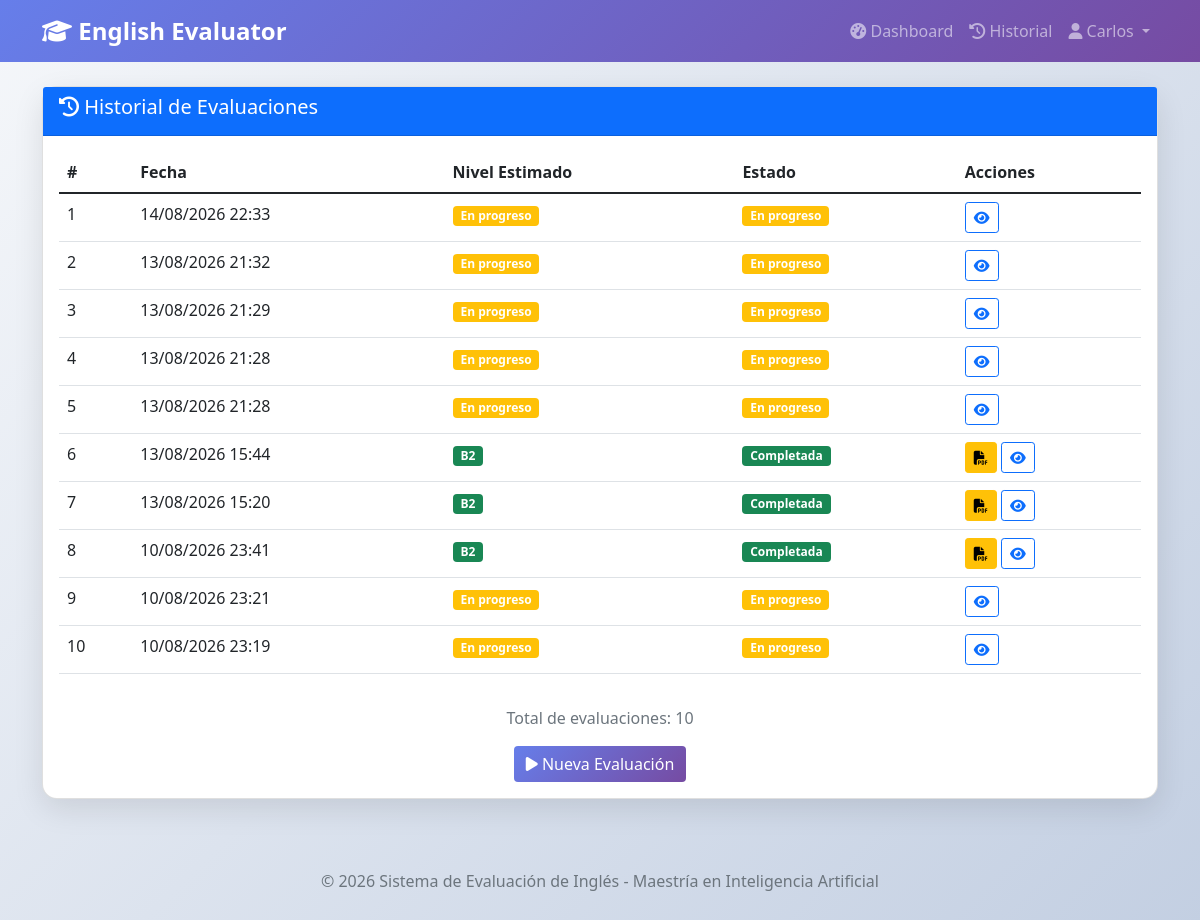
The app's page /historial (signed in) with its own data.
### app.py (models this page shows, shortened)
class Usuario(db.Model):
    __tablename__ = 'usuarios'
    id = db.Column(db.Integer, primary_key=True)
    nombre = db.Column(db.String(100), nullable=False)
    apellido = db.Column(db.String(100), nullable=False)
    correo = db.Column(db.String(150), unique=True, nullable=False)
    password = db.Column(db.String(255), nullable=False)
    rol = db.Column(db.String(20), default='ESTUDIANTE')
    estado = db.Column(db.Boolean, default=True)
    fecha_creacion = db.Column(db.DateTime, default=datetime.utcnow)
    ultimo_login = db.Column(db.DateTime)
    nivel_autopercibido_id = db.Column(db.Integer, db.ForeignKey('niveles_mcer.id'), nullable=True)
    nivel_autopercibido = db.relationship('NivelMCER', foreign_keys=[nivel_autopercibido_id])
    evaluaciones = db.relationship('Evaluacion', backref='usuario', lazy=True)

class Evaluacion(db.Model):
    __tablename__ = 'evaluaciones'
    id = db.Column(db.Integer, primary_key=True)
    usuario_id = db.Column(db.Integer, db.ForeignKey('usuarios.id'), nullable=False)
    fecha_inicio = db.Column(db.DateTime, default=datetime.utcnow)
    fecha_fin = db.Column(db.DateTime)
    nivel_estimado_id = db.Column(db.Integer, db.ForeignKey('niveles_mcer.id'))
    estado = db.Column(db.String(30), default='EN_PROCESO')
    accuracy = db.Column(db.Numeric(5, 2))
    precision = db.Column(db.Numeric(5, 2))
    recall = db.Column(db.Numeric(5, 2))
    f1_score = db.Column(db.Numeric(5, 2))
    respuestas = db.relationship('Respuesta', backref='evaluacion', lazy=True)
    nivel_estimado = db.relationship('NivelMCER', foreign_keys=[nivel_estimado_id])

class NivelMCER(db.Model):
    __tablename__ = 'niveles_mcer'
    id = db.Column(db.Integer, primary_key=True)
    codigo = db.Column(db.String(2), unique=True, nullable=False)
    nombre = db.Column(db.String(50))
    descripcion = db.Column(db.Text)
    preguntas = db.relationship('Pregunta', backref='nivel', lazy=True)

### app.py (the view)
@app.route('/historial')
@login_required
def historial():
    evaluaciones = Evaluacion.query.filter_by(usuario_id=current_user.id).order_by(Evaluacion.fecha_inicio.desc()).all()
    return render_template('historial.html', evaluaciones=evaluaciones)

### app.py (called while the page is built)
@login_manager.user_loader
def load_user(user_id):
    return Usuario.query.get(int(user_id))

### templates/historial.html (shortened to what this page needs)
{% extends "base.html" %}
{% block content %}
<div class="card">
    <div class="card-header bg-primary text-white">
        <h5><i class="fas fa-history"></i> Historial de Evaluaciones</h5>
    </div>
    <div class="card-body">
        {% if evaluaciones %}
            <div class="table-responsive">
                <table class="table table-hover">
                    <thead>
                        <tr>
                            <th>#</th>
                            <th>Fecha</th>
                            <th>Nivel Estimado</th>
                            <th>Estado</th>
                            <th>Acciones</th>
                        </tr>
                    </thead>
                    <tbody>
                        {% for eval in evaluaciones %}
                        <tr>
                            <td>{{ loop.index }}</td>
                            <td>{{ eval.fecha_inicio.strftime('%d/%m/%Y %H:%M') }}</td>
                            <td>
                                {% if eval.nivel_estimado %}
                                    <span class="badge bg-success">{{ eval.nivel_estimado.codigo }}</span>
                                {% else %}
                                    <span class="badge bg-warning">En progreso</span>
                                {% endif %}
                            </td>
                            <td>
                                {% if eval.estado == 'COMPLETADA' %}
                                    <span class="badge bg-success">Completada</span>
                                {% else %}
                                    <span class="badge bg-warning">En progreso</span>
                                {% endif %}
                            </td>
                            <td>
                                {% if eval.estado == 'COMPLETADA' and eval.nivel_estimado %}
                                    <a href="{{ url_for('descargar_diploma', evaluacion_id=eval.id) }}"
                                       class="btn btn-sm btn-warning" title="Descargar Diploma">
                                        <i class="fas fa-file-pdf"></i>
                                    </a>
                                {% endif %}
                                <a href="{{ url_for('detalle_evaluacion', evaluacion_id=eval.id) }}"
                                   class="btn btn-sm btn-outline-primary" title="Ver Detalle">
                                    <i class="fas fa-eye"></i>
                                </a>
                            </td>
                        </tr>
                        {% endfor %}
                    </tbody>
                </table>
            </div>
            <div class="text-center mt-3">
                <p class="text-muted">Total de evaluaciones: {{ evaluaciones|length }}</p>
                <a href="{{ url_for('iniciar_evaluacion') }}" class="btn btn-primary">
                    <i class="fas fa-play"></i> Nueva Evaluación
                </a>
            </div>
        {% endif %}
    </div>
</div>
{% endblock %}

### templates/base.html (shortened to what this page needs)
<!DOCTYPE html>
<html lang="es">
<head>
    <link href="https://cdn.jsdelivr.net/npm/bootstrap@5.1.3/dist/css/bootstrap.min.css" rel="stylesheet">
    <link rel="stylesheet" href="https://cdnjs.cloudflare.com/ajax/libs/font-awesome/6.4.0/css/all.min.css">
</head>
<body>
    <nav class="navbar navbar-expand-lg navbar-dark bg-primary" style="background: linear-gradient(135deg, #667eea 0%, #764ba2 100%) !important;">
        <div class="container">
            <a class="navbar-brand" href="{{ url_for('index') }}">
                <i class="fas fa-graduation-cap"></i> English Evaluator
            </a>
            <div class="collapse navbar-collapse" id="navbarNav">
                <ul class="navbar-nav ms-auto">
                    {% if current_user.is_authenticated %}
                        <li class="nav-item">
                            <a class="nav-link" href="{{ url_for('dashboard') }}">
                                <i class="fas fa-tachometer-alt"></i> Dashboard
                            </a>
                        </li>
                        <li class="nav-item">
                            <a class="nav-link" href="{{ url_for('historial') }}">
                                <i class="fas fa-history"></i> Historial
                            </a>
                        </li>
                        <li class="nav-item dropdown">
                            <a class="nav-link dropdown-toggle" href="#" id="userDropdown" role="button" data-bs-toggle="dropdown">
                                <i class="fas fa-user"></i> {{ current_user.nombre }}
                            </a>
                        </li>
                    {% endif %}
                </ul>
            </div>
        </div>
    </nav>
    <div class="container mt-4">
        {% block content %}{% endblock %}
    </div>
    <div class="footer">
        <p class="text-muted">© 2026 Sistema de Evaluación de Inglés - Maestría en Inteligencia Artificial</p>
    </div>
</body>
</html>

### templates/base.html (style rules this page uses)
body { background: linear-gradient(135deg, #f5f7fa 0%, #c3cfe2 100%); min-height: 100vh; }
.navbar-brand { font-weight: bold; font-size: 1.5rem; }
.card { border-radius: 15px; box-shadow: 0 10px 30px rgba(0,0,0,0.1); transition: transform 0.3s; }
.btn-primary { background: linear-gradient(135deg, #667eea 0%, #764ba2 100%); border: none; }
.footer { margin-top: 50px; padding: 20px; text-align: center; color: #666; }

### records on screen
Usuario: nombre "Carlos"
Evaluacion: fecha_inicio "14/08/2026 22:33", shows "En progreso", estado "En progreso"
Evaluacion: fecha_inicio "13/08/2026 21:32", shows "En progreso", estado "En progreso"
Evaluacion: fecha_inicio "13/08/2026 21:29", shows "En progreso", estado "En progreso"
Evaluacion: fecha_inicio "13/08/2026 21:28", shows "En progreso", estado "En progreso"
Evaluacion: fecha_inicio "13/08/2026 21:28", shows "En progreso", estado "En progreso"
Evaluacion: fecha_inicio "13/08/2026 15:44", nivel_estimado.codigo "B2", estado "Completada"
Evaluacion: fecha_inicio "13/08/2026 15:20", nivel_estimado.codigo "B2", estado "Completada"
Evaluacion: fecha_inicio "10/08/2026 23:41", nivel_estimado.codigo "B2", estado "Completada"
Evaluacion: fecha_inicio "10/08/2026 23:21", shows "En progreso", estado "En progreso"
Evaluacion: fecha_inicio "10/08/2026 23:19", shows "En progreso", estado "En progreso"

### other values on screen
{{ evaluaciones|length }} "10"
